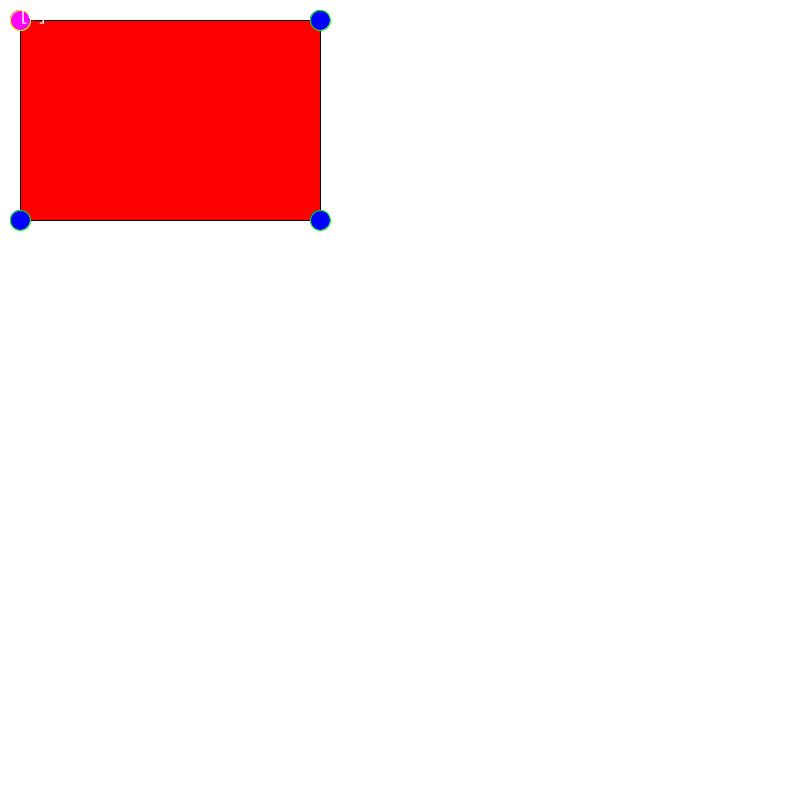
Frame 1 (no input)
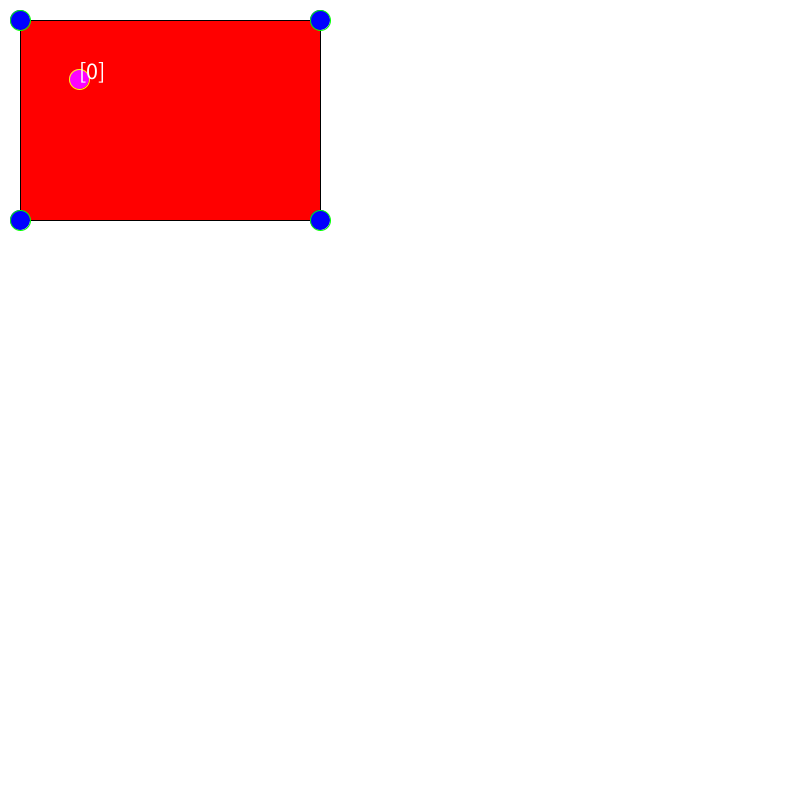
Frame 60 (the mouse pressed at the canvas centre just before this capture)
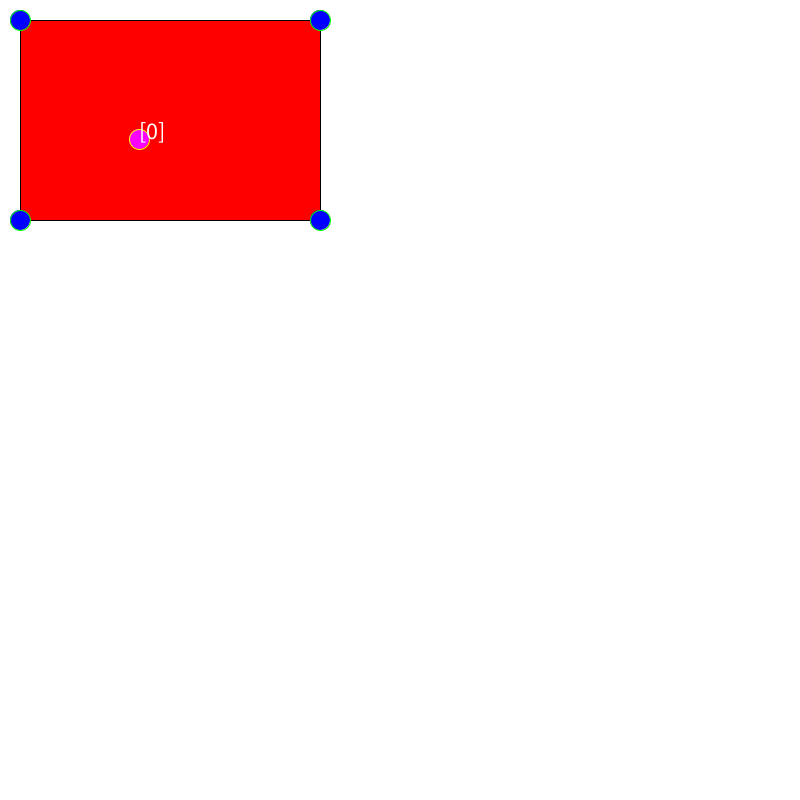
Frame 120 (the mouse held since frame 60 and released just before this capture)

The Processing sketch that drew these frames (run headless with seeded random() and noise(); from frame 60 on, the mouse is pressed at the canvas centre):

// Processing sketch: ex3_26
// ── ex3_26.pde
int x0 = 20;
int y0 = 20;
int tableX = 300;
int tableY = 200;
int r = 20;
int x = 0;
int y = 0;
int vx = 1;
int vy = 1;
int count = 0;
boolean pocketed = false;
void setup() {
  size(800, 800);
}
 
void draw() {
  background(255);
  drawTable();
  drawBall();
  if(pocketed == false){
    moveBall();
  }
}
void drawTable() {
  stroke(0);
  fill(255,0,0);
  rect(x0, y0, tableX, tableY);
  stroke(0, 255, 0);
  fill(0, 0, 255);
  ellipse(x0, y0, r, r);
  ellipse(x0, y0 + tableY, r, r);
  ellipse(x0 + tableX, y0, r, r);
  ellipse(x0 + tableX, y0 + tableY, r, r);
}
void drawBall() {
  stroke(255,255,0);
  fill(255,0,255);
  ellipse(x + x0, y + y0, r, r);
  stroke(0);
  fill(255);
  textSize(24);
  text("[" + count + "]", x0 + x, y0 + y);
}
void moveBall() {
  x = x + vx;
  y = y + vy;
  if ((x == 0 && y == 0) || 
      (x == 0 && y == tableY) ||
      (x == tableX && y == 0) ||
      (x == tableX && y == tableY)){
    pocketed = true;
    return;
  } 
  if (x == 0 || x == tableX) {
    vx = -vx;
    count = count + 1;
  }
  if (y == 0 || y == tableY) {
    vy = -vy;
    count = count + 1;
  }
}
